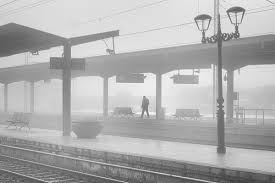
#> input picture garbage/img1.jpg, 275 x 183 px
$ python Problema_2.py
#> lines starting #> are read from the running program, lines starting #| are printed output that depends on the picture; after the words box and inside, x2 and y2 are one past the last pixel; in counts of white or black regions, pixels touching at a corner belong together
### garbage/funcionLinealTrozos.py
# -*- coding: utf-8 -*-
"""
Creada el lunes 2018-08-20

Función lineal a trozos

Autores: Getulio Rafael Vargas Sierra
         Juan Fernando Roldán Galeano
"""

import numpy as np

def funcionLinealTrozos(image, A, B):
    arrayImage = np.array(image)
    arrayResponse = []

    for i in arrayImage:
        for j in i:
             if (j >= A and j <= B):
                arrayResponse.append(0)
             else:
                arrayResponse.append(1)

    return arrayResponse

### garbage/Problema_2.py
# -*- coding: utf-8 -*-
"""
Creado el lunes 2018-08-20

Autores:
    Juan Fernando Roldán Galeano
    Getulio Rafael Vargas Sierra
"""

import numpy as np
from PIL import Image
import matplotlib.pyplot as plt
import sys
sys.path.append('D:\Computer Vision Repository')
import funcionLinealTrozos as flt

imageLoaded = Image.open('img1.jpg').convert('L')
arrayImage = np.array(imageLoaded)
plt.gray()
plt.imshow(np.uint8(arrayImage))
valuesList = [(20,240),(40,200),(80,180),(100,150),(120,135)]

for i in valuesList:
    A = i[0]
    B = i[1]
    imageList = flt.funcionLinealTrozos(imageLoaded, A, B)
    imageResponse = Image.new('1', imageLoaded.size)
    imageResponse.putdata(imageList)
    plt.figure()
    plt.gray()
    plt.imshow(imageResponse)
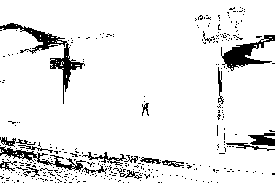
#> imageResponse: PIL image 275x183 1; 91.5% white; 329 black regions (309 under 20 px), largest, box (x1, y1, x2, y2) and area: (0, 23, 85, 104) 983, (221, 35, 275, 71) 714, (0, 146, 86, 172) 483
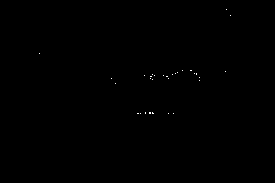
#> shown: shape (183, 275, 4); mean R, G, B, A 0.2, 0.2, 0.2, 255
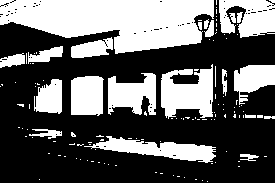
#> shown: shape (183, 275, 4); mean R, G, B, A 98, 98, 98, 255
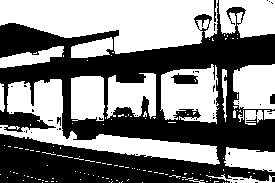
#> shown: shape (183, 275, 4); mean R, G, B, A 129, 129, 129, 255
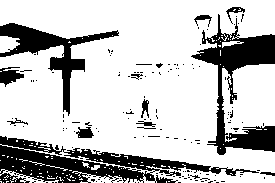
#> shown: shape (183, 275, 4); mean R, G, B, A 193.6, 193.6, 193.6, 255

$ run again, with garbage/img2.jpg copied over garbage/img1.jpg
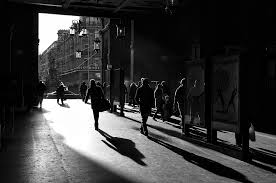
#> input picture garbage/img2.jpg, 276 x 183 px
#> after the loop `for i in valuesList:`:
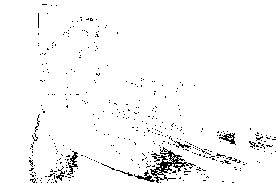
#> imageResponse: PIL image 276x183 1; 96.8% white; black in thin lines or dots, all inside (x1, y1, x2, y2) = (29, 4, 276, 183)
#> `plt.imshow(imageResponse)`:
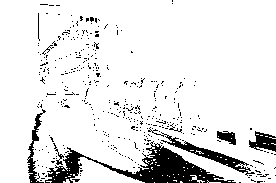
#> shown: shape (183, 276, 4); mean R, G, B, A 228.6, 228.6, 228.6, 255

$ run again, with garbage/img3.jpg copied over garbage/img1.jpg
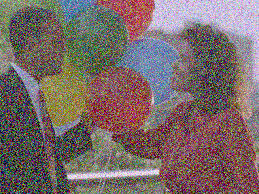
#> input picture garbage/img3.jpg, 259 x 194 px
#> after the loop `for i in valuesList:`:
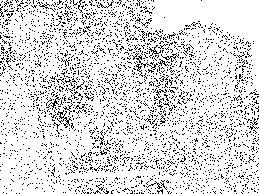
#> imageResponse: PIL image 259x194 1; 86% white; black in thin lines or dots
#> `plt.imshow(imageResponse)`:
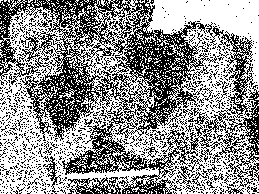
#> shown: shape (194, 259, 4); mean R, G, B, A 144.9, 144.9, 144.9, 255
